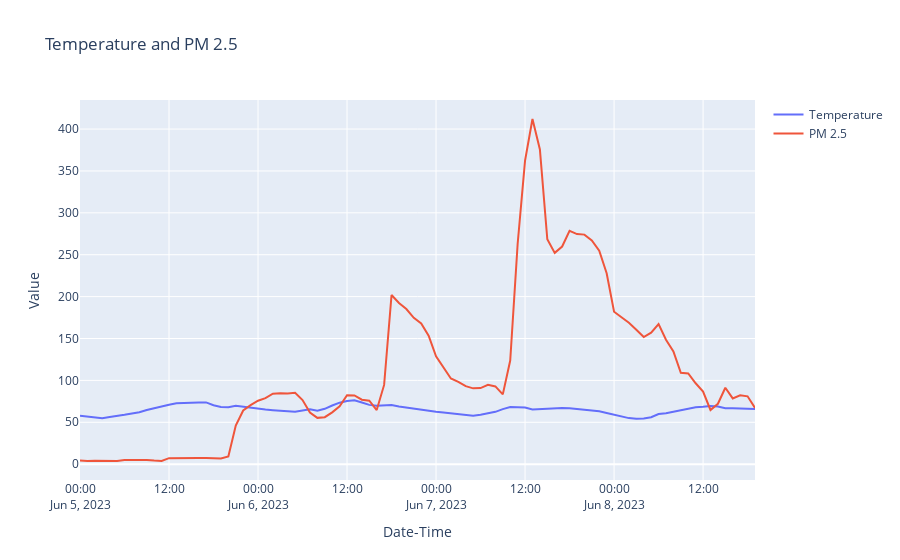

The code cell stored with this chart in its notebook:
### Code cell
import plotly.graph_objects as go

# Assuming you have a DataFrame named 'df' with 'DateTime', 'Temperature', and 'PM 2.5' columns

# Create the figure and plot the Temperature
fig = go.Figure()
fig.add_trace(go.Scatter(x=df['DateTime'], y=df['Temperature'], mode='lines', name='Temperature'))

# Add the PM 2.5 data to the figure
fig.add_trace(go.Scatter(x=df['DateTime'], y=df['pm25'], mode='lines', name='PM 2.5'))

# Update layout with axis labels and title
fig.update_layout(
    xaxis_title='Date-Time',
    yaxis_title='Value',
    title='Temperature and PM 2.5'
)

# Display the interactive plot
fig.show()
